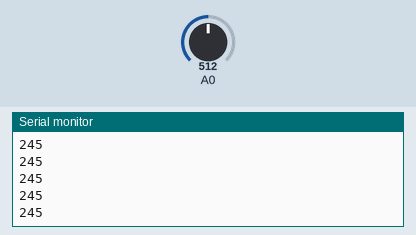
A sketch run on a simulated Arduino Uno, built with avr-gcc and run on an emulated ATmega328P. Shown: the last lines printed to the serial monitor. The test bench sets the inputs (shaded band); at power-on: A0 = 512.

Above: at 1.2 s.
1.3 s: A0 set to 716
At 1.35 s:
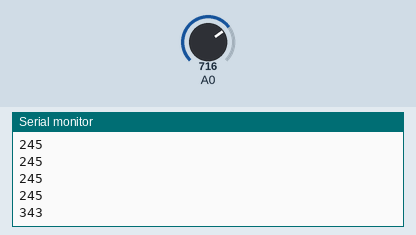
2.8 s: A0 set to 900
At 2.86 s:
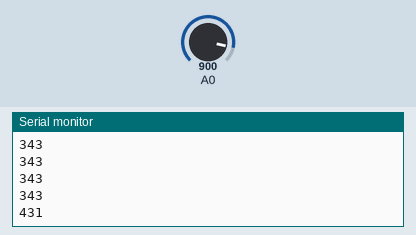
Timing chart, 0 to 5.8 s (numbered marks = the images above; inputs shaded):
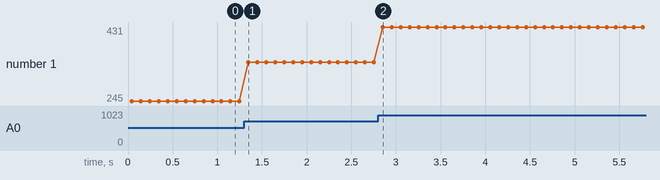

The sketch:

Practica10.ino
```cpp
#include <Arduino.h>

float signalScaling();

void setup() {
    Serial.begin(115200);
    delay(43);
}

void loop() {
    int val = (int) signalScaling();
    Serial.println(val);
    delay(100);
}

float signalScaling() {
    return analogRead(A0) * (1023. / 2.6) * (5. / 1023.) * (255. / 1023.);
}
```

Measured:
- after the input at 1.3 s, the serial monitor: prints a new line after 0.05 s (image 1)
- after the input at 2.8 s, the serial monitor: prints a new line after 0.05 s (image 2)
- plotted number 1: 245 → 343 after the input at 1.3 s, 343 → 431 after the input at 2.8 s
